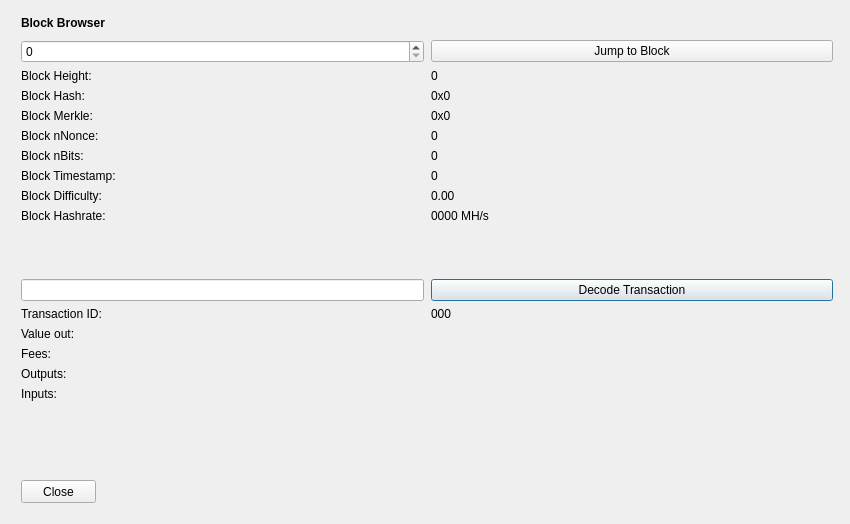
<?xml version="1.0" encoding="UTF-8"?>
<ui version="4.0">
 <class>BlockBrowser</class>
 <widget class="QDialog" name="BlockBrowser">
  <property name="windowModality">
   <enum>Qt::NonModal</enum>
  </property>
  <property name="enabled">
   <bool>true</bool>
  </property>
  <property name="geometry">
   <rect>
    <x>0</x>
    <y>0</y>
    <width>850</width>
    <height>524</height>
   </rect>
  </property>
  <property name="sizePolicy">
   <sizepolicy hsizetype="Preferred" vsizetype="Preferred">
    <horstretch>0</horstretch>
    <verstretch>0</verstretch>
   </sizepolicy>
  </property>
  <property name="minimumSize">
   <size>
    <width>0</width>
    <height>0</height>
   </size>
  </property>
  <property name="acceptDrops">
   <bool>false</bool>
  </property>
  <property name="windowTitle">
   <string>MudCoin Block Browser</string>
  </property>
  <layout class="QGridLayout">
   <property name="sizeConstraint">
    <enum>QLayout::SetMaximumSize</enum>
   </property>
   <property name="leftMargin">
    <number>21</number>
   </property>
   <property name="topMargin">
    <number>10</number>
   </property>
   <property name="rightMargin">
    <number>10</number>
   </property>
   <item row="1" column="0">
    <widget class="QWidget" name="widget" native="true">
     <widget class="QWidget" name="layoutWidgetBE1">
      <property name="geometry">
       <rect>
        <x>0</x>
        <y>0</y>
        <width>822</width>
        <height>27</height>
       </rect>
      </property>
      <layout class="QHBoxLayout" name="horizontalLayoutBE">
       <property name="spacing">
        <number>7</number>
       </property>
       <item>
           <widget class="QLabel" name="labelBlockBroeser">
            <property name="sizePolicy">
             <sizepolicy hsizetype="Preferred" vsizetype="Maximum">
              <horstretch>0</horstretch>
              <verstretch>0</verstretch>
             </sizepolicy>
            </property>
            <property name="font">
             <font>
              <weight>75</weight>
              <bold>true</bold>
             </font>
            </property>
            <property name="styleSheet">
             <string notr="true">font-weight:bold;</string>
            </property>
            <property name="text">
             <string>Block Browser</string>
            </property>
           </widget>
       </item>
       <item>
        <spacer name="horizontalSpacerBE">
         <property name="orientation">
          <enum>Qt::Horizontal</enum>
         </property>
         <property name="sizeHint" stdset="0">
          <size>
           <width>40</width>
           <height>20</height>
          </size>
         </property>
        </spacer>
       </item>
      </layout>
     </widget>
     <widget class="QWidget" name="layoutWidgetBE2">
      <property name="geometry">
       <rect>
        <x>0</x>
        <y>30</y>
        <width>812</width>
        <height>410</height>
       </rect>
      </property>
      <layout class="QGridLayout" name="gridLayoutBE" rowstretch="0,0,0,0,0,0,0,0,0,0,0,0,0,0,0,0,0,0,0" columnstretch="0,0">
       <property name="sizeConstraint">
        <enum>QLayout::SetDefaultConstraint</enum>
       </property>
       <property name="horizontalSpacing">
        <number>7</number>
       </property>
       <item row="18" column="0">
        <spacer name="verticalSpacer">
         <property name="orientation">
          <enum>Qt::Vertical</enum>
         </property>
         <property name="sizeHint" stdset="0">
          <size>
           <width>20</width>
           <height>40</height>
          </size>
         </property>
        </spacer>
       </item>
       <item row="12" column="1">
        <widget class="QPushButton" name="txButton">
         <property name="text">
          <string>Decode Transaction</string>
         </property>
        </widget>
       </item>
       <item row="17" column="0">
        <widget class="QLabel" name="inputLabel">
         <property name="text">
          <string>Inputs:</string>
         </property>
         <property name="alignment">
          <set>Qt::AlignLeading|Qt::AlignLeft|Qt::AlignTop</set>
         </property>
        </widget>
       </item>
       <item row="10" column="1">
        <widget class="QLabel" name="hashRateBox">
         <property name="text">
          <string>0000 MH/s</string>
         </property>
         <property name="textInteractionFlags">
          <set>Qt::LinksAccessibleByMouse|Qt::TextSelectableByMouse</set>
         </property>
        </widget>
       </item>
       <item row="14" column="0">
        <widget class="QLabel" name="valueLabel">
         <property name="text">
          <string>Value out:</string>
         </property>
        </widget>
       </item>
       <item row="13" column="0">
        <widget class="QLabel" name="txLabel">
         <property name="text">
          <string>Transaction ID:</string>
         </property>
        </widget>
       </item>
       <item row="9" column="1">
        <widget class="QLabel" name="diffBox">
         <property name="text">
          <string>0.00</string>
         </property>
         <property name="textInteractionFlags">
          <set>Qt::LinksAccessibleByMouse|Qt::TextSelectableByMouse</set>
         </property>
        </widget>
       </item>
       <item row="13" column="1">
        <widget class="QLabel" name="txID">
         <property name="text">
          <string>000</string>
         </property>
         <property name="textInteractionFlags">
          <set>Qt::LinksAccessibleByMouse|Qt::TextSelectableByMouse</set>
         </property>
        </widget>
       </item>
       <item row="17" column="1">
        <widget class="QLabel" name="inputBox">
         <property name="text">
          <string/>
         </property>
         <property name="alignment">
          <set>Qt::AlignLeading|Qt::AlignLeft|Qt::AlignTop</set>
         </property>
         <property name="textInteractionFlags">
          <set>Qt::LinksAccessibleByMouse|Qt::TextSelectableByMouse</set>
         </property>
        </widget>
       </item>
       <item row="14" column="1">
        <widget class="QLabel" name="valueBox">
         <property name="text">
          <string/>
         </property>
         <property name="textInteractionFlags">
          <set>Qt::LinksAccessibleByMouse|Qt::TextSelectableByMouse</set>
         </property>
        </widget>
       </item>
       <item row="9" column="0">
        <widget class="QLabel" name="diffLabel">
         <property name="text">
          <string>Block Difficulty:</string>
         </property>
        </widget>
       </item>
       <item row="1" column="0">
        <widget class="QSpinBox" name="heightBox">
         <property name="sizePolicy">
          <sizepolicy hsizetype="Preferred" vsizetype="Fixed">
           <horstretch>0</horstretch>
           <verstretch>0</verstretch>
          </sizepolicy>
         </property>
         <property name="maximum">
          <number>99999999</number>
         </property>
        </widget>
       </item>
       <item row="3" column="0">
        <widget class="QLabel" name="heightLabelBE2">
         <property name="text">
          <string>Block Height:</string>
         </property>
        </widget>
       </item>
       <item row="8" column="1">
        <widget class="QLabel" name="timeBox">
         <property name="text">
          <string>0</string>
         </property>
         <property name="textInteractionFlags">
          <set>Qt::LinksAccessibleByMouse|Qt::TextSelectableByMouse</set>
         </property>
        </widget>
       </item>
       <item row="1" column="1">
        <widget class="QPushButton" name="blockButton">
         <property name="text">
          <string>Jump to Block</string>
         </property>
        </widget>
       </item>
       <item row="5" column="0">
        <widget class="QLabel" name="merkleLabel">
         <property name="text">
          <string>Block Merkle:</string>
         </property>
        </widget>
       </item>
       <item row="4" column="0">
        <widget class="QLabel" name="hashLabel">
         <property name="text">
          <string>Block Hash:</string>
         </property>
        </widget>
       </item>
       <item row="15" column="1">
        <widget class="QLabel" name="feesBox">
         <property name="text">
          <string/>
         </property>
         <property name="textInteractionFlags">
          <set>Qt::LinksAccessibleByMouse|Qt::TextSelectableByMouse</set>
         </property>
        </widget>
       </item>
       <item row="10" column="0">
        <widget class="QLabel" name="hashRateLabel">
         <property name="text">
          <string>Block Hashrate:</string>
         </property>
        </widget>
       </item>
       <item row="3" column="1">
        <widget class="QLabel" name="heightLabelBE1">
         <property name="text">
          <string>0</string>
         </property>
         <property name="textInteractionFlags">
          <set>Qt::LinksAccessibleByMouse|Qt::TextSelectableByMouse</set>
         </property>
        </widget>
       </item>
       <item row="15" column="0">
        <widget class="QLabel" name="feesLabel">
         <property name="text">
          <string>Fees:</string>
         </property>
        </widget>
       </item>
       <item row="7" column="0">
        <widget class="QLabel" name="bitsLabel">
         <property name="text">
          <string>Block nBits:</string>
         </property>
        </widget>
       </item>
       <item row="7" column="1">
        <widget class="QLabel" name="bitsBox">
         <property name="text">
          <string>0</string>
         </property>
         <property name="textInteractionFlags">
          <set>Qt::LinksAccessibleByMouse|Qt::TextSelectableByMouse</set>
         </property>
        </widget>
       </item>
       <item row="5" column="1">
        <widget class="QLabel" name="merkleBox">
         <property name="minimumSize">
          <size>
           <width>187</width>
           <height>0</height>
          </size>
         </property>
         <property name="text">
          <string>0x0</string>
         </property>
         <property name="textInteractionFlags">
          <set>Qt::LinksAccessibleByMouse|Qt::TextSelectableByMouse</set>
         </property>
        </widget>
       </item>
       <item row="16" column="0">
        <widget class="QLabel" name="outputLabel">
         <property name="text">
          <string>Outputs:</string>
         </property>
         <property name="alignment">
          <set>Qt::AlignLeading|Qt::AlignLeft|Qt::AlignTop</set>
         </property>
        </widget>
       </item>
       <item row="16" column="1">
        <widget class="QLabel" name="outputBox">
         <property name="text">
          <string/>
         </property>
         <property name="alignment">
          <set>Qt::AlignLeading|Qt::AlignLeft|Qt::AlignTop</set>
         </property>
         <property name="textInteractionFlags">
          <set>Qt::LinksAccessibleByMouse|Qt::TextSelectableByMouse</set>
         </property>
        </widget>
       </item>
       <item row="6" column="0">
        <widget class="QLabel" name="nonceLabel">
         <property name="text">
          <string>Block nNonce:</string>
         </property>
        </widget>
       </item>
       <item row="6" column="1">
        <widget class="QLabel" name="nonceBox">
         <property name="text">
          <string>0</string>
         </property>
         <property name="textInteractionFlags">
          <set>Qt::LinksAccessibleByMouse|Qt::TextSelectableByMouse</set>
         </property>
        </widget>
       </item>
       <item row="8" column="0">
        <widget class="QLabel" name="timeLabel">
         <property name="text">
          <string>Block Timestamp:</string>
         </property>
        </widget>
       </item>
       <item row="4" column="1">
        <widget class="QLabel" name="hashBox">
         <property name="enabled">
          <bool>true</bool>
         </property>
         <property name="sizePolicy">
          <sizepolicy hsizetype="Preferred" vsizetype="Preferred">
           <horstretch>0</horstretch>
           <verstretch>0</verstretch>
          </sizepolicy>
         </property>
         <property name="minimumSize">
          <size>
           <width>0</width>
           <height>0</height>
          </size>
         </property>
         <property name="text">
          <string>0x0</string>
         </property>
         <property name="textInteractionFlags">
          <set>Qt::LinksAccessibleByMouse|Qt::TextSelectableByMouse</set>
         </property>
        </widget>
       </item>
       <item row="12" column="0">
        <widget class="QLineEdit" name="txBox">
         <property name="sizePolicy">
          <sizepolicy hsizetype="Preferred" vsizetype="Fixed">
           <horstretch>0</horstretch>
           <verstretch>0</verstretch>
          </sizepolicy>
         </property>
         <property name="inputMask">
          <string comment="Transaction id" extracomment="Transaction id"/>
         </property>
         <property name="placeholderText">
          <string comment="Transaction ID" extracomment="Transaction ID"/>
         </property>
        </widget>
       </item>
       <item row="11" column="0">
        <spacer name="verticalSpacer_2">
         <property name="orientation">
          <enum>Qt::Vertical</enum>
         </property>
         <property name="sizeHint" stdset="0">
          <size>
           <width>20</width>
           <height>20</height>
          </size>
         </property>
        </spacer>
       </item>
      </layout>
     </widget>
     <widget class="QPushButton" name="closeButton">
      <property name="geometry">
       <rect>
        <x>0</x>
        <y>470</y>
        <width>75</width>
        <height>23</height>
       </rect>
      </property>
      <property name="text">
       <string>Close</string>
      </property>
     </widget>
    </widget>
   </item>
  </layout>
 </widget>
 <resources/>
 <connections/>
</ui>
